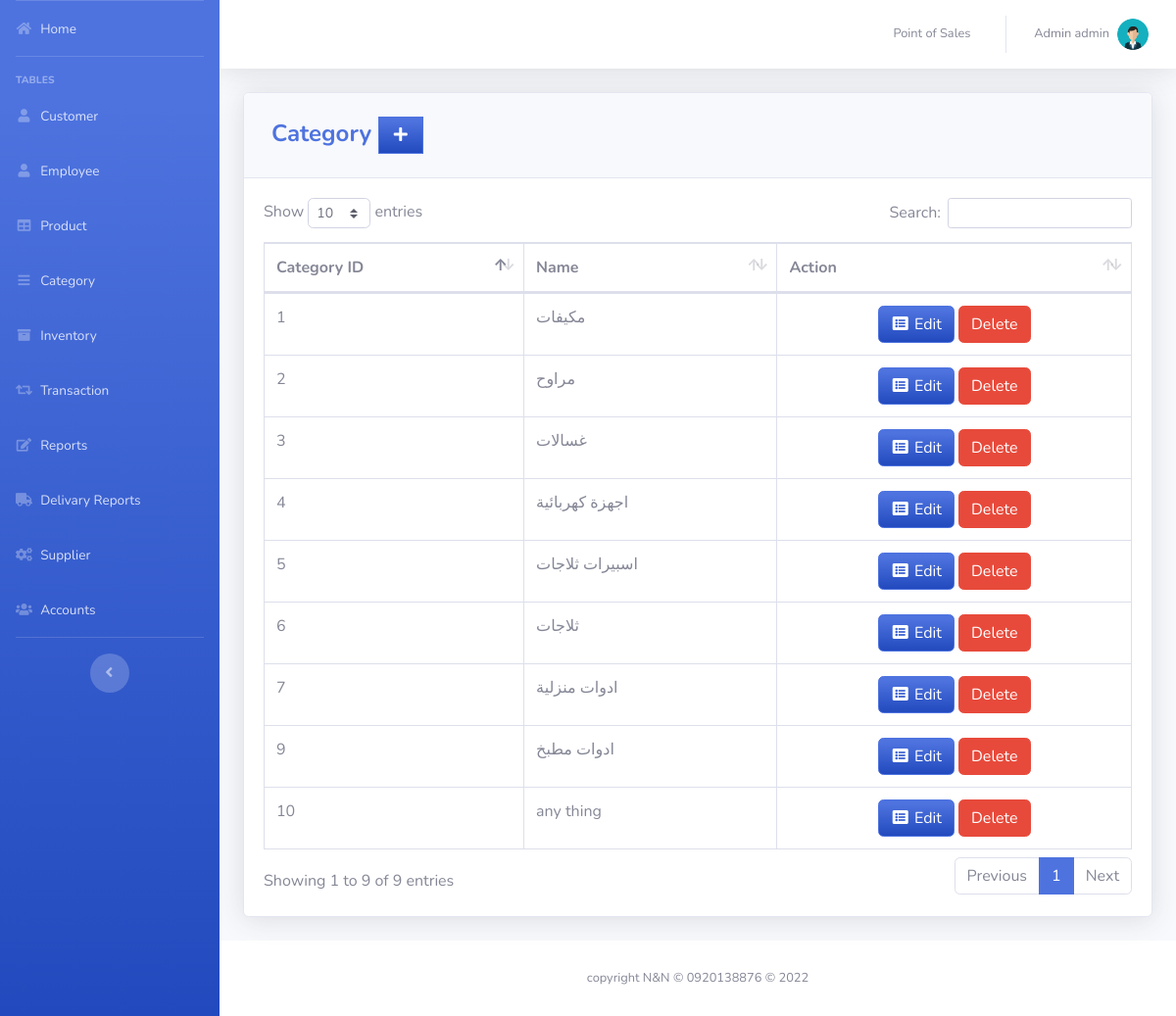
Page /pages/category.php (signed in) on the committed database.
### tables this page shows
CREATE TABLE `category` (
  `CATEGORY_ID` int(11) NOT NULL,
  `CNAME` varchar(50) DEFAULT NULL,
  `CAT_DEL` int(11) NOT NULL DEFAULT 0
);

### pages/category.php (the view, shortened to what this page needs)
<?php
include'../includes/connection.php';
include'../includes/sidebar.php';
?>
            <div class="card shadow mb-4">
            <div class="card-header py-3">
              <h4 class="m-2 font-weight-bold text-primary">Category&nbsp;<a  href="#" data-toggle="modal" data-target="#aModal" type="button" class="btn btn-primary bg-gradient-primary" style="border-radius: 0px;"><i class="fas fa-fw fa-plus"></i></a></h4>
            </div>
            <div class="card-body">
              <div class="table-responsive">
                <table class="table table-bordered" id="dataTable" width="100%" cellspacing="0">
               <thead>
                   <tr>
                     <th>Category ID</th>
                     <th>Name</th>
                     <th>Action</th>
                   </tr>
               </thead>
          <tbody>
<?php
    $query = 'SELECT * from `category` where 	CAT_DEL = 0';
        $result = mysqli_query($db, $query) or die (mysqli_error($db));
            while ($row = mysqli_fetch_assoc($result)) {
                echo '<tr>';
                echo '<td>'. $row['CATEGORY_ID'].'</td>';
                echo '<td>'. $row['CNAME'].'</td>';
                      echo '<td align="center">
                       <div class="btn-group">
                              <a type="button" class="btn btn-primary bg-gradient-primary" href="cat_edit.php?action=edit & id='.$row['CATEGORY_ID'] . '"><i class="fas fa-fw fa-list-alt"></i> Edit</a>
                          </div>
                          <div class="btn-group">
                          <a type="button" class="btn btn-danger" href="category.php?del_id='.$row['CATEGORY_ID'] . '"><i class=""></i> Delete</a>
                      </div>
                          </td>';
                echo '</tr> ';
                        }
?>
                                </tbody>
                            </table>
                        </div>
                    </div>
                  </div>
<?php
include'../includes/footer.php';
?>

### includes/sidebar.php (shortened to what this page needs)
<!DOCTYPE html>
<html lang="en">
<head>
  <link href="../vendor/fontawesome-free/css/all.min.css" rel="stylesheet" type="text/css">
  <link href="../css/sb-admin-2.min.css" rel="stylesheet">
  <link href="../vendor/datatables/dataTables.bootstrap4.min.css" rel="stylesheet">
</head>
<body id="page-top">
  <div id="wrapper">
    <ul class="navbar-nav bg-gradient-primary sidebar sidebar-dark accordion" id="accordionSidebar">
      <li class="nav-item">
        <a class="nav-link" href="index.php">
          <i class="fas fa-fw fa-home"></i>
          <span>Home</span></a>
      </li>
      <hr class="sidebar-divider">
      <div class="sidebar-heading">
        Tables
      </div>
      <li class="nav-item">
        <a class="nav-link" href="customer.php">
          <i class="fas fa-fw fa-user"></i>
          <span>Customer</span></a>
      </li>
      <li class="nav-item">
        <a class="nav-link" href="employee.php">
          <i class="fas fa-fw fa-user"></i>
          <span>Employee</span></a>
      </li>
      <li class="nav-item">
        <a class="nav-link" href="product.php">
          <i class="fas fa-fw fa-table"></i>
          <span>Product</span></a>
      </li>
      <li class="nav-item">
        <a class="nav-link" href="category.php">
          <i class="fas fa-fw fa-bars"></i>
          <span>Category</span></a>
      </li>
      <li class="nav-item">
        <a class="nav-link" href="inventory.php">
          <i class="fas fa-fw fa-archive"></i>
          <span>Inventory</span></a>
      </li>
      <li class="nav-item">
        <a class="nav-link" href="transaction.php">
          <i class="fas fa-fw fa-retweet"></i>
          <span>Transaction</span></a>
      </li>
      <li class="nav-item">
        <a class="nav-link" href="reports.php">
          <i class="fas fa-fw fa fa-edit"></i>
          <span>Reports</span></a>
      </li>
      <li class="nav-item">
        <a class="nav-link" href="dreports.php">
          <i class="fas fa-fw 	fa fa-truck"></i>
          <span>Delivary Reports</span></a>
      </li>
      <li class="nav-item">
        <a class="nav-link" href="supplier.php">
          <i class="fas fa-fw fa-cogs"></i>
          <span>Supplier</span></a>
      </li>
      <li class="nav-item">
        <a class="nav-link" href="user.php">
          <i class="fas fa-fw fa-users"></i>
          <span>Accounts</span></a>
      </li>
      <hr class="sidebar-divider d-none d-md-block">
      <div class="text-center d-none d-md-inline">
        <button class="rounded-circle border-0" id="sidebarToggle"></button>
      </div>
    </ul>
    <?php include_once 'topbar.php'; ?>

### includes/topbar.php (shortened to what this page needs)
<div id="content-wrapper" class="d-flex flex-column">
  <div id="content">
    <nav class="navbar navbar-expand navbar-light bg-white topbar mb-4 static-top shadow">
      <ul class="navbar-nav ml-auto">
        <li class="nav-item dropdown no-arrow">
          <a class="nav-link" href="pos.php" role="button">
            <span class="mr-2 d-none d-lg-inline text-gray-600 small">Point of Sales</span>
          </a>
        </li>
        <li class="nav-item dropdown no-arrow">
          <a class="nav-link dropdown-toggle" href="#" id="userDropdown" role="button" data-toggle="dropdown" aria-haspopup="true" aria-expanded="false">
            <span class="mr-2 d-none d-lg-inline text-gray-600 small"><?php echo  $_SESSION['FIRST_NAME']. ' '.$_SESSION['LAST_NAME'] ;?></span>
            <img class="img-profile rounded-circle"
            <?php
              if($_SESSION['GENDER']=='Male'){
                 echo 'src="images.png"';
              }else{
                echo 'src="images _1.png"';
              }
            ?>>
          </a>
        </li>
      </ul>
    </nav>
    <div class="container-fluid">

### includes/footer.php (shortened to what this page needs)
        </div>
      </div>
      <footer class="sticky-footer bg-white">
        <div class="container my-auto">
          <div class="copyright text-center my-auto">
              <span>copyright N&N &copy; 0920138876 &copy;  <?php echo date("Y"); ?>  </span>
          </div>
        </div>
      </footer>
    </div>
  </div>
</body>
</html>

### rows in the picture
category: CATEGORY_ID "1", CNAME "مكيفات"
category: CATEGORY_ID "2", CNAME "مراوح"
category: CATEGORY_ID "3", CNAME "غسالات"
category: CATEGORY_ID "4", CNAME "اجهزة كهربائية"
category: CATEGORY_ID "5", CNAME "اسبيرات ثلاجات"
category: CATEGORY_ID "6", CNAME "ثلاجات"
category: CATEGORY_ID "7", CNAME "ادوات منزلية"
category: CATEGORY_ID "9", CNAME "ادوات مطبخ"
category: CATEGORY_ID "10", CNAME "any thing"

### other values in the picture
$_SESSION['FIRST_NAME'] "Admin"
$_SESSION['LAST_NAME'] "admin"
